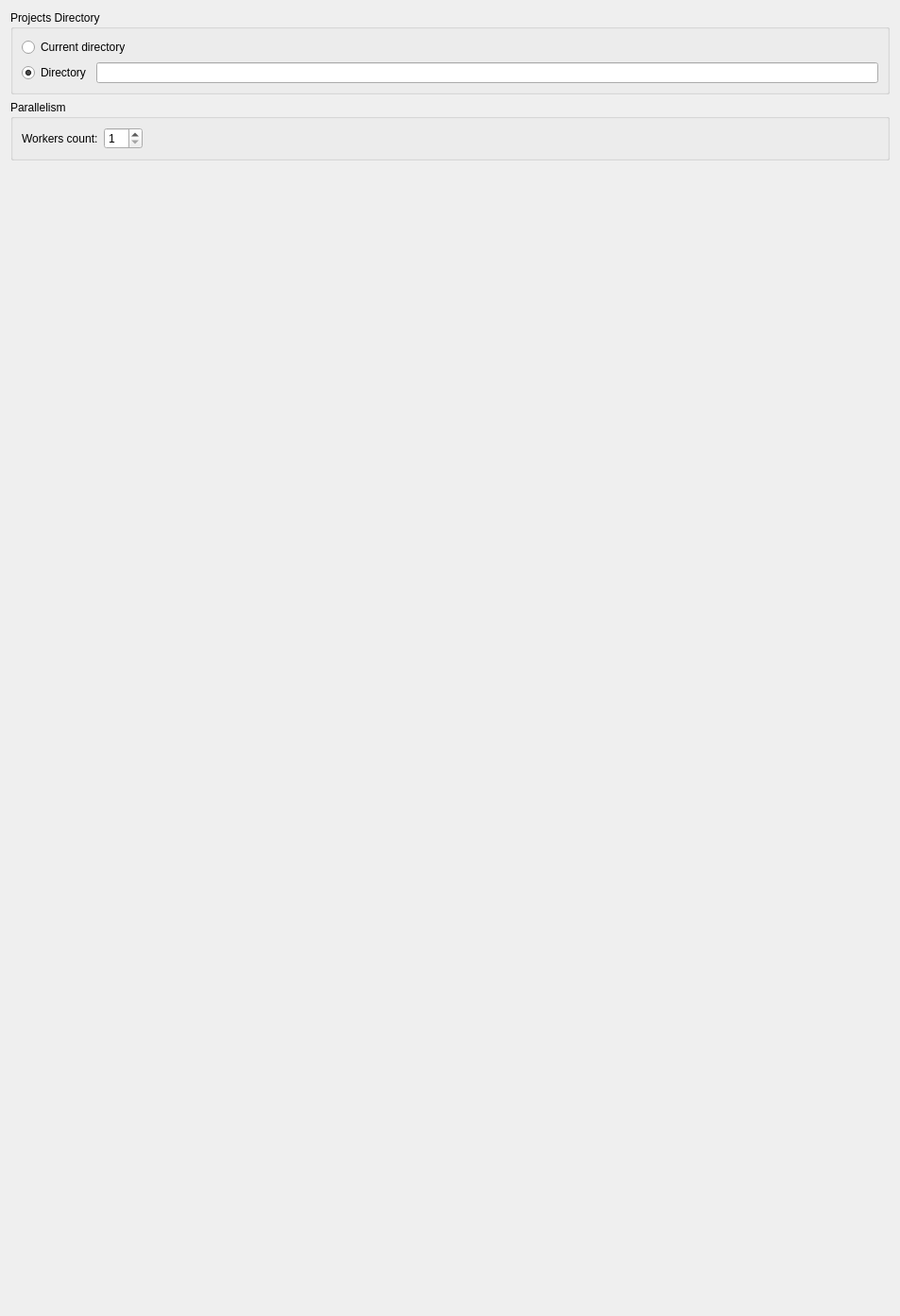
<?xml version="1.0" encoding="UTF-8"?>
<ui version="4.0">
 <class>GeneralSettings</class>
 <widget class="QWidget" name="GeneralSettings">
  <property name="geometry">
   <rect>
    <x>0</x>
    <y>0</y>
    <width>953</width>
    <height>1394</height>
   </rect>
  </property>
  <layout class="QVBoxLayout" name="verticalLayout_3">
   <item>
    <widget class="QGroupBox" name="projectsDirectoryGroupBox">
     <property name="title">
      <string>Projects Directory</string>
     </property>
     <layout class="QGridLayout" name="gridLayout_2">
      <item row="0" column="0" colspan="2">
       <widget class="QRadioButton" name="currentDirectoryRadioButton">
        <property name="text">
         <string>Current directory</string>
        </property>
       </widget>
      </item>
      <item row="1" column="0">
       <widget class="QRadioButton" name="directoryRadioButton">
        <property name="text">
         <string>Directory</string>
        </property>
        <property name="checked">
         <bool>true</bool>
        </property>
       </widget>
      </item>
      <item row="1" column="1">
       <widget class="QLineEdit" name="utils::PathChooser"/>
      </item>
     </layout>
    </widget>
   </item>
   <item>
    <widget class="QGroupBox" name="groupBox">
     <property name="title">
      <string>Parallelism</string>
     </property>
     <layout class="QVBoxLayout" name="verticalLayout_2">
      <item>
       <layout class="QHBoxLayout" name="processesLayout">
        <item>
         <widget class="QLabel" name="workersCountLabel">
          <property name="toolTip">
           <string>How many parallel requests to run at once.</string>
          </property>
          <property name="text">
           <string>Workers count:</string>
          </property>
         </widget>
        </item>
        <item>
         <widget class="QSpinBox" name="workersCountSpinBox">
          <property name="minimum">
           <number>1</number>
          </property>
          <property name="maximum">
           <number>32</number>
          </property>
         </widget>
        </item>
        <item>
         <spacer name="horizontalSpacer_7">
          <property name="orientation">
           <enum>Qt::Horizontal</enum>
          </property>
          <property name="sizeHint" stdset="0">
           <size>
            <width>40</width>
            <height>20</height>
           </size>
          </property>
         </spacer>
        </item>
       </layout>
      </item>
     </layout>
    </widget>
   </item>
   <item>
    <spacer name="verticalSpacer">
     <property name="orientation">
      <enum>Qt::Vertical</enum>
     </property>
     <property name="sizeHint" stdset="0">
      <size>
       <width>20</width>
       <height>529</height>
      </size>
     </property>
    </spacer>
   </item>
  </layout>
 </widget>
 <resources/>
 <connections/>
</ui>
